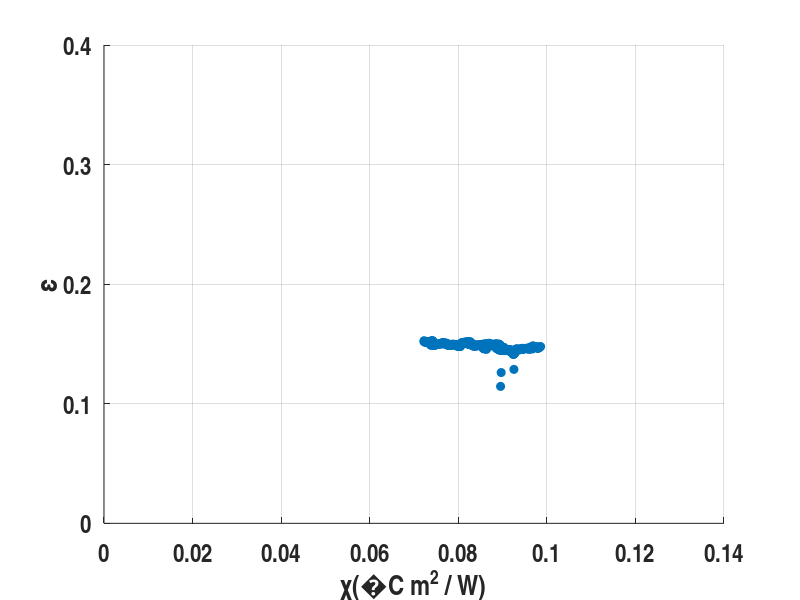

Recreate this plot in MATLAB. (Note: this script raises an error after producing the figure.)
clear all;

Blueish = [0 0.45 0.74];
Yellowish = [0.75 0.75 0];
Redish = [0.85 0.33 0.1];

figure('Color',[1 1 1]);
hold on;

% title({'\chi vs \epsilon','Measured Total Array'},...
%     'FontSize',18,...
%     'FontName','Arial Narrow');

xlabel(strcat('\chi',sprintf('(%cC m^2 / W)',char(176))),...
    'FontName','Arial Narrow',...
     'FontSize',22,...
    'FontWeight','bold');
set(gca,'XGrid','on',...
    'FontName','arial narrow',...
    'FontSize',18,...
    'FontWeight','bold');

ylabel('\epsilon',...
    'FontName','Arial Narrow',...
    'FontSize',22,...
    'FontWeight','bold');
set(gca,'YGrid','on',...
    'FontName','arial narrow',...
    'FontSize',18,...
    'FontWeight','bold');

axis([0 0.14 0 0.4]);



%Plot 20-Feb
load('ICSolar.ICS_Skeleton_20_Feb_2015.mat','chi_arrayTotal',...
    'measured_Ex_epsilon','Start','End','day');

Color = Blueish;

%trimmed obseverd chi and epsilon
t_o_chi = chi_arrayTotal(:,Start:End);
t_o_epsilon_arrayTotal = measured_Ex_epsilon(:,Start:End);


%add the zero point

%need to transpose in order to scatter plot
chi_trans = transpose(t_o_chi);
Ex_epsilon_trans = transpose(t_o_epsilon_arrayTotal);

%f=fit(chi_trans,Ex_epsilon_trans,'poly2');

scatter(chi_trans,Ex_epsilon_trans,...
    'MarkerFaceColor',Color,...
    'MarkerEdgeColor',Color,...
    'DisplayName',strcat(...
    day,' \chi vs \epsilon'));

% x=0:.01:.2;
% y=f(x);

% plot(x,y,'LineStyle',':',...
%     'DisplayName',strcat(day, ' Linear Bestfit'),...
%     'Color',Color,...
%     'LineWidth',3);


%Plot 19-Mar
load('ICSolar.ICS_Skeleton_19_Mar_2015.mat','chi_arrayTotal',...
    'measured_Ex_epsilon','Start','End','day');

Color = Yellowish;

%Get rid of the tail end of the dat
End = 402;


%trimmed obseverd chi and epsilon
t_o_chi = chi_arrayTotal(:,Start:End);
t_o_epsilon_arrayTotal = measured_Ex_epsilon(:,Start:End);

% trim the bad data point
t_o_chi(19) = [];
t_o_epsilon_arrayTotal(19) = [];

% t_o_chi = [t_o_chi 0];
% t_o_epsilon_arrayTotal = [t_o_epsilon_arrayTotal 0.138];

%need to transpose in order to scatter plot
chi_trans = transpose(t_o_chi);
Ex_epsilon_trans = transpose(t_o_epsilon_arrayTotal);

f=fit(chi_trans,Ex_epsilon_trans,'poly2');

scatter(chi_trans,Ex_epsilon_trans,...
    'MarkerFaceColor',Color,...
    'MarkerEdgeColor',Color,...
    'DisplayName',strcat(...
    day,' \chi vs \epsilon'));

x=0:.01:.2;
y=f(x);

% plot(x,y,'LineStyle',':',...
%     'DisplayName',strcat(day, ' Linear Bestfit'),...
%     'Color',Color,...
%     'LineWidth',3);

%Plot 23-Mar
load('ICSolar.ICS_Skeleton_23_Mar_2015.mat','chi_arrayTotal',...
    'measured_Ex_epsilon','Start','End','day');

Color = Redish;

%trimmed obseverd chi and epsilon
t_o_chi = chi_arrayTotal(:,Start:End);
t_o_epsilon_arrayTotal = measured_Ex_epsilon(:,Start:End);

% t_o_chi = [t_o_chi 0];
% t_o_epsilon_arrayTotal = [t_o_epsilon_arrayTotal 0.138];


%need to transpose in order to scatter plot
chi_trans = transpose(t_o_chi);
Ex_epsilon_trans = transpose(t_o_epsilon_arrayTotal);

f=fit(chi_trans,Ex_epsilon_trans,'poly2');

scatter(chi_trans,Ex_epsilon_trans,...
    'MarkerFaceColor',Color,...
    'MarkerEdgeColor',Color,...
    'DisplayName',strcat(...
    day,' \chi vs \epsilon'));

% x=0:.01:.2;
% y=f(x);
% 
% plot(x,y,'LineStyle',':',...
%     'DisplayName',strcat(day, ' Linear Bestfit'),...
%     'Color',Color,...
%     'LineWidth',3);

% PREDICTION
Color = [.5 .5 .5];
% 1.5 ml/s
predict_chi = [0, 0.018, 0.036, 0.054, 0.089, 0.143];
predict_eps = [0.136, 0.143, 0.148, 0.150, 0.148, 0.132];

f=fit(predict_chi',predict_eps','poly2');
x=0:.01:.2;
y=f(x);

plot(x,y,'LineStyle',':',...
    'DisplayName','Predicted Fit',...
    'Color',Color,...
    'LineWidth',3);

%3 ml/s
predict_chi = [0, 0.086, 0.17];
predict_eps = [0.1324, 0.1485, 0.123];


f=fit(predict_chi',predict_eps','poly2');
x=0:.01:.2;
y=f(x);

plot(x,y,'LineStyle','--',...
    'DisplayName','3 ml/s Fit',...
    'Color',Color,...
    'LineWidth',3);

legend('show');
set(legend,'FontName','Arial Narrow');

filename = 'Chi vs Epsilon - Whole Array for 3 datasets';
savefig(filename);
print(filename,'-dpng');
